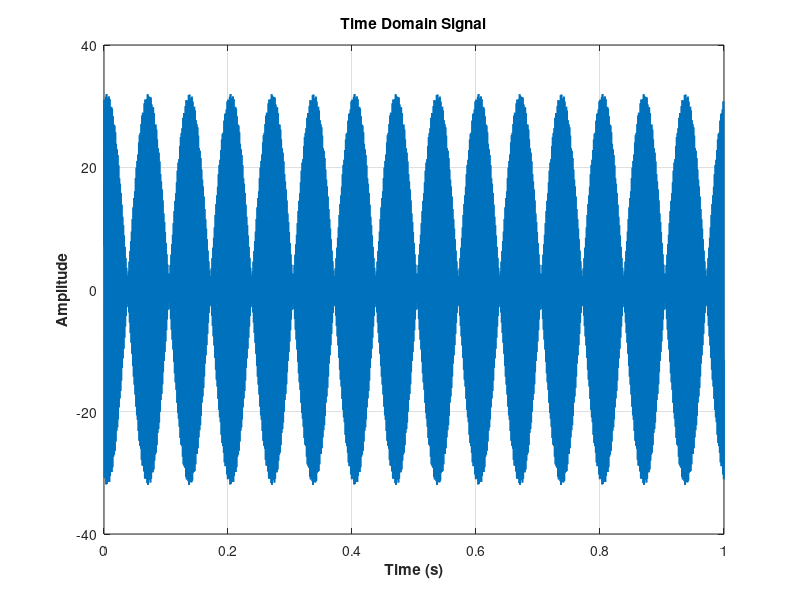

Write MATLAB code to recreate this figure.
% ------------------------------------------------------
% Script: time_domain_signal.m
% Purpose: Generate and visualize a composite time-domain signal.
% ------------------------------------------------------

% Parameters
A1 = 15; A2 = 17;          % Amplitudes
f1 = 770; f2 = 785;        % Frequencies (Hz)
phi1 = deg2rad(27);        % Phases (radians)
phi2 = deg2rad(1);
Fs = 8000;                 % Sampling frequency (Hz)
T = 1;                     % Signal duration (s)
Ts = 1/Fs;                 % Sampling interval
t = 0:Ts:T-Ts;             % Time vector

% Composite signal
x = A1*sin(2*pi*f1*t + phi1) + A2*sin(2*pi*f2*t + phi2);

% Plot
figure('Color', 'w');
plot(t, x, 'LineWidth', 1.3);
xlabel('Time (s)', 'FontWeight', 'bold');
ylabel('Amplitude', 'FontWeight', 'bold');
title('Time Domain Signal');
grid on;

% Save plot
outPath = '../plots/time_domain.png';
if exist('exportgraphics','file')
    exportgraphics(gcf, outPath, 'Resolution', 300);
else
    saveas(gcf, outPath);
end
